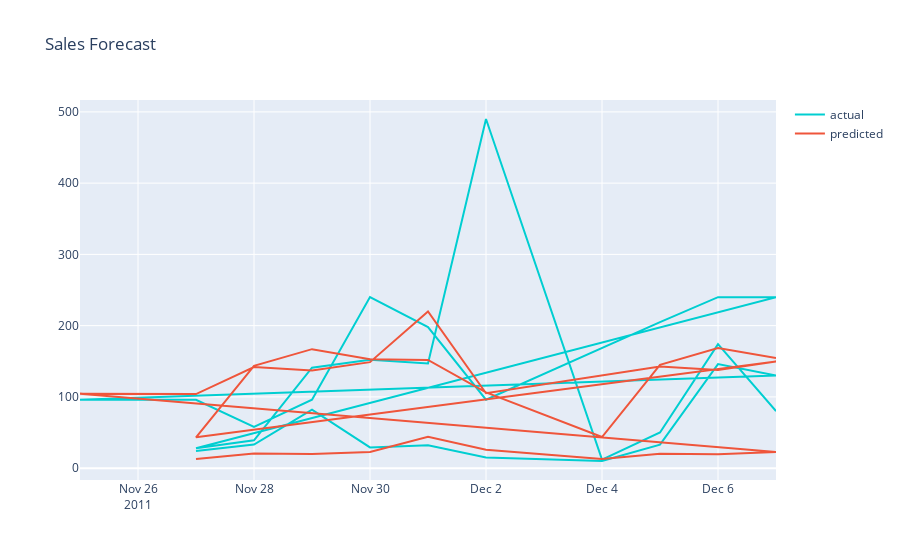

Notebook cell for this chart:
### Code cell
#plot actual and predicted
plot_data = [
    go.Scatter(
        x=new_df['Date'],
        y=new_df['Quantity'],
        name='actual',
        line_color = 'darkturquoise'
    ),
        go.Scatter(
        x=new_df['Date'],
        y=new_df['Forecast'],
        name='predicted'
    )
    
]

plot_layout = go.Layout(
        title='Sales Forecast'
    )
fig = go.Figure(data=plot_data, layout=plot_layout)
pyoff.iplot(fig)
